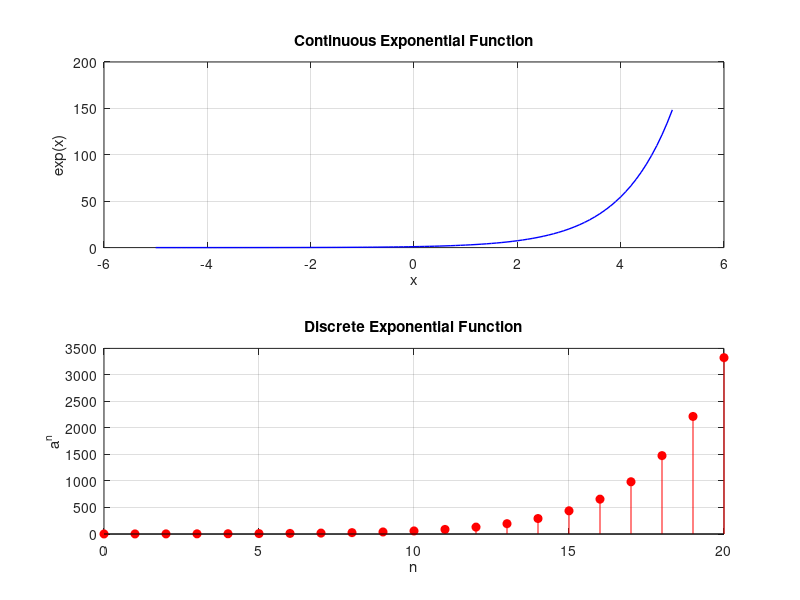

Write MATLAB code to recreate this figure.
%{
In this program we will be plotting the Exponential Funciton in both the Continuous and
Discrete Time.
%}


%--Continuous  Exponential Funciton

%Define the x values
x = -5:0.1:5;

%Define the exponential function y = exp(x)
y = exp(x);

%Plot the Funciton
figure;
subplot(2,1,1);
plot(x,y,'b', 'LineWidth', 1);
grid on;
xlabel('x');
ylabel('exp(x)');
title('Continuous Exponential Function');


%--Discrete Exponential Function

%Define the Discrete Domain
d = 0:20;

%Now define the parameter of the discrete exponential function
a = 1.5; %base of the exp funciton
z = a.^d;%element wise exponentiation

%now plotting the exponential function with stem
subplot(2,1,2);
stem(d,z,'r', 'filled');
grid on;
xlabel('n');
ylabel('a^n');
title('Discrete Exponential Function');

